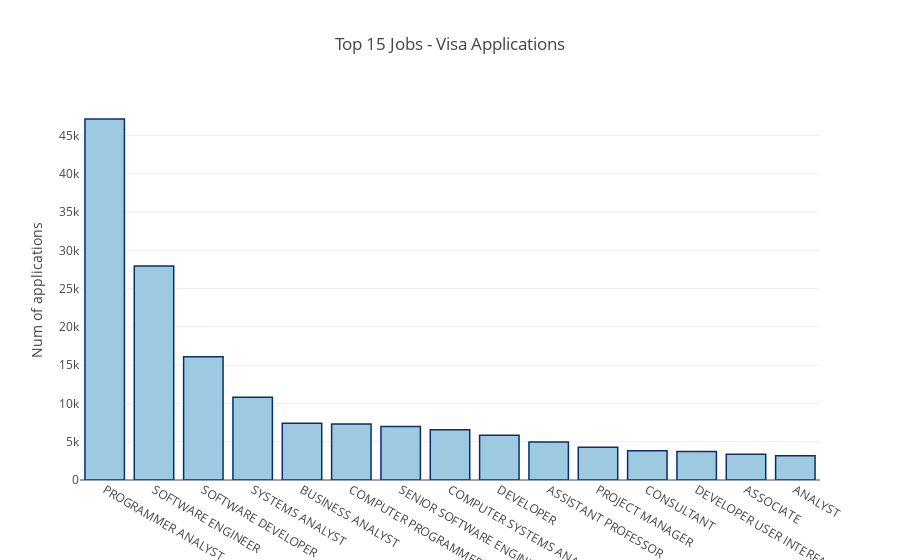

The code cell stored with this chart in its notebook:
### Code cell
top_jobs = h1b_df.groupby('JOB_TITLE',as_index=False).count()[['JOB_TITLE','value']].sort_values('value',ascending=False)[0:15]
tab1 = go.Bar(x=top_jobs.JOB_TITLE.values,y=top_jobs.value.values,name='jobtitle',marker=dict(color='rgb(158,202,225)', line=dict(color='rgb(8,48,107)',width=1.5,)) )
layout = go.Layout(dict(title= "Top 15 Jobs - Visa Applications",yaxis=dict(title="Num of applications")))
fig =go.Figure([tab1],layout)
iplot(fig)

### Figure 1 — Plotly figure (JSON) as saved in the notebook; plotly's stock layout.template omitted (floating-point values rounded to 4 significant figures)
{"data": [{"marker": {"color": "rgb(158,202,225)", "line": {"color": "rgb(8,48,107)", "width": 1.5}}, "name": "jobtitle", "type": "bar", "uid": "da803d3d-5eff-4eec-a054-3aab489e8bfe", "x": ["PROGRAMMER ANALYST", "SOFTWARE ENGINEER", "SOFTWARE DEVELOPER", "SYSTEMS ANALYST", "BUSINESS ANALYST", "COMPUTER PROGRAMMER", "SENIOR SOFTWARE ENGINEER", "COMPUTER SYSTEMS ANALYST", "DEVELOPER", "ASSISTANT PROFESSOR", "PROJECT MANAGER", "CONSULTANT", "DEVELOPER USER INTERFACE", "ASSOCIATE", "ANALYST"], "y": [47151, 27950, 16107, 10798, 7410, 7303, 6983, 6555, 5835, 4957, 4262, 3816, 3717, 3354, 3155]}], "layout": {"title": {"text": "Top 15 Jobs - Visa Applications"}, "yaxis": {"title": {"text": "Num of applications"}}}}
